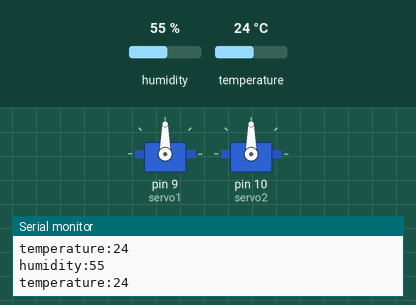
A sketch run on a simulated Arduino Uno, built with avr-gcc and run on an emulated ATmega328P. Shown: 2 × servo, the last lines printed to the serial monitor. The test bench sets the inputs (shaded band); at power-on: humidity 55 %, temperature 24 °C.

Above: at 2.8 s.
2.9 s: humidity set to 59 %
5.7 s: humidity set to 62 %
At 7.7 s:
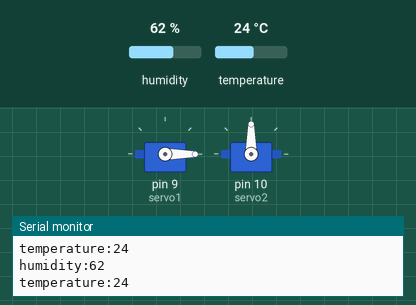
11.7 s: humidity set to 79 %
15.2 s: humidity set to 82 %
At 17.3 s:
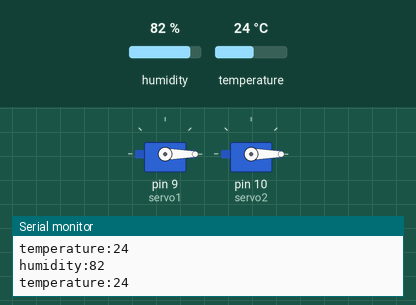
21.2 s: humidity set to 68 %
At 22.6 s:
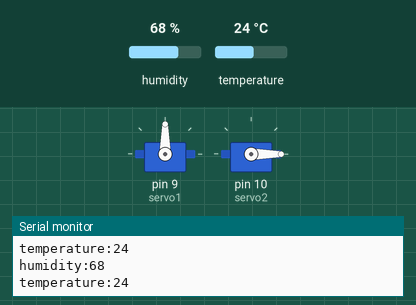
27.2 s: humidity set to 22 %
At 27.7 s:
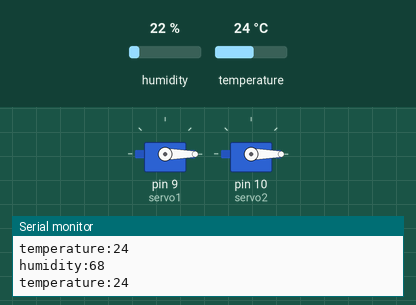
Timing chart, 0 to 30.2 s (numbered marks = the images above; inputs shaded):
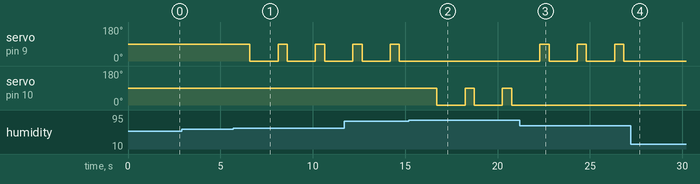

The sketch:

servo_function_test.ino
```cpp
#include <Servo.h>
#include "DHT.h"

Servo servo1;
Servo servo2;
DHT dht(4, DHT11);

void servo1f() {

  servo1.write(90);
  delay(500);
  servo1.write(0);
  delay(500);

}

void servo2f() {

  servo2.write(90);
  delay(500);
  servo2.write(0);
  delay(500);

}

void setup() {

  Serial.begin(9600);
  servo1.attach(9);
  servo2.attach(10);

}

void loop() {

  int h = dht.readHumidity();
  int t = dht.readTemperature();

  Serial.print("humidity:");
  Serial.println(h);
  Serial.print("temperature:");
  Serial.println(t);

  if((h>60)&&(h<=80))
    servo1f();

  if((h>80)&&(h<=100))
    servo2f();

  delay(1000);
}
```

Measured:
- the behaviour switches between 60 and 61 % on humidity (found by bisection; images 0 and 1)
- the behaviour switches between 80 and 81 % on humidity (found by bisection; images 1 and 2)
- after the input at 5.7 s, servo on pin 9 (servo1): alternates 90° for 0.50 s and 0° for 1.5 s, starting after 0.90 s
- after the input at 15.2 s, servo on pin 9 (servo1): stops changing and stays 0°; servo on pin 10 (servo2): alternates 90° for 0.50 s and 0° for 1.5 s, starting after 1.5 s
- after the input at 21.2 s, servo on pin 9 (servo1): alternates 90° for 0.50 s and 0° for 1.5 s, starting after 1.1 s; servo on pin 10 (servo2): stops changing and stays 0°
- after the input at 27.2 s, servo on pin 9 (servo1): stops changing and stays 0°
